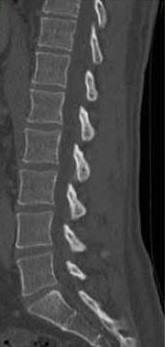
#> input picture hank/normal.jpg, 165 x 347 px
$ python color_quanlification.py
#> lines starting #> are read from the running program, lines starting #| are printed output that depends on the picture
# import the necessary packages
from sklearn.cluster import MiniBatchKMeans
import numpy as np
import cv2
color_num=4    # n-clusters
def resize_photo(img,x_size,y_size):
    newImg = cv2.resize(img, None, fx=x_size, fy=y_size, interpolation=cv2.INTER_LINEAR)
    return newImg
# load the image and grab its width and height
img = cv2.imread("normal.jpg")
#> img is the input picture: shape (347, 165, 3); mean B, G, R 68.9, 68.9, 68.9
image = resize_photo(img,1.5,1.5)
(h, w) = image.shape[:2]
#> h = 520; w = 248

# convert the image from the RGB color space to the L*a*b*
# color space -- since we will be clustering using k-means
# which is based on the euclidean distance, we'll use the
# L*a*b* color space where the euclidean distance implies
# perceptual meaning
image = cv2.cvtColor(image, cv2.COLOR_BGR2LAB)
#> image: shape (520, 248, 3); mean of channels 0, 1, 2 73.9, 128, 128

# reshape the image into a feature vector so that k-means
# can be applied
image = image.reshape((image.shape[0] * image.shape[1], 3))  #(M, N, 3) image reshapes it into a (M x N, 3) feature vector.

# apply k-means using the specified number of clusters and
# then create the quantized image based on the predictions
clt = MiniBatchKMeans(n_clusters=color_num)   #指定叢數的數量
labels = clt.fit_predict(image)               #開始分群且“預測”原始圖像中每個像素的量化顏色。 通過確定輸入像素最接近哪個質心來處理該預測。
quant = clt.cluster_centers_.astype("uint8")[labels]   #創建分群後的圖片

# reshape the feature vectors to images
quant = quant.reshape((h, w, 3))
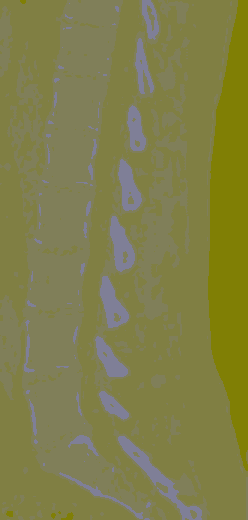
#> quant: shape (520, 248, 3); mean of channels 0, 1, 2 72.8, 127, 127.9; drawn as B, G, R
image = image.reshape((h, w, 3))

# convert from L*a*b* to RGB
quant = cv2.cvtColor(quant, cv2.COLOR_LAB2BGR)
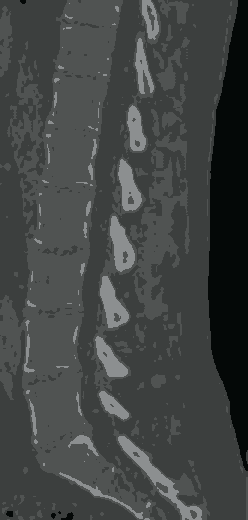
#> quant: shape (520, 248, 3); mean B, G, R 67.7, 68.6, 65.5
image = cv2.cvtColor(image, cv2.COLOR_LAB2BGR)

# display the images and wait for a keypress
cv2.imshow("image", np.hstack([image, quant]))
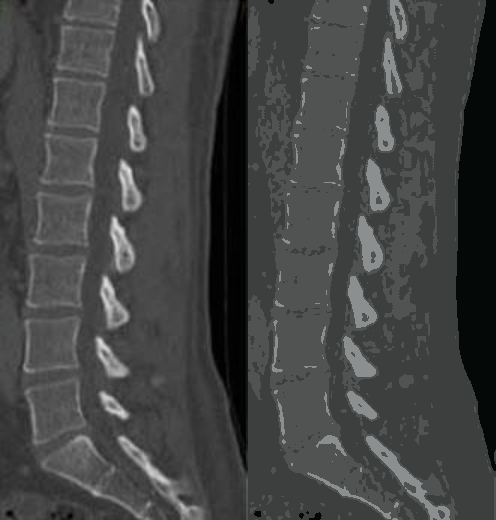
#> window 'image': shape (520, 496, 3); mean B, G, R 68.2, 68.7, 67.1
cv2.waitKey(0)
